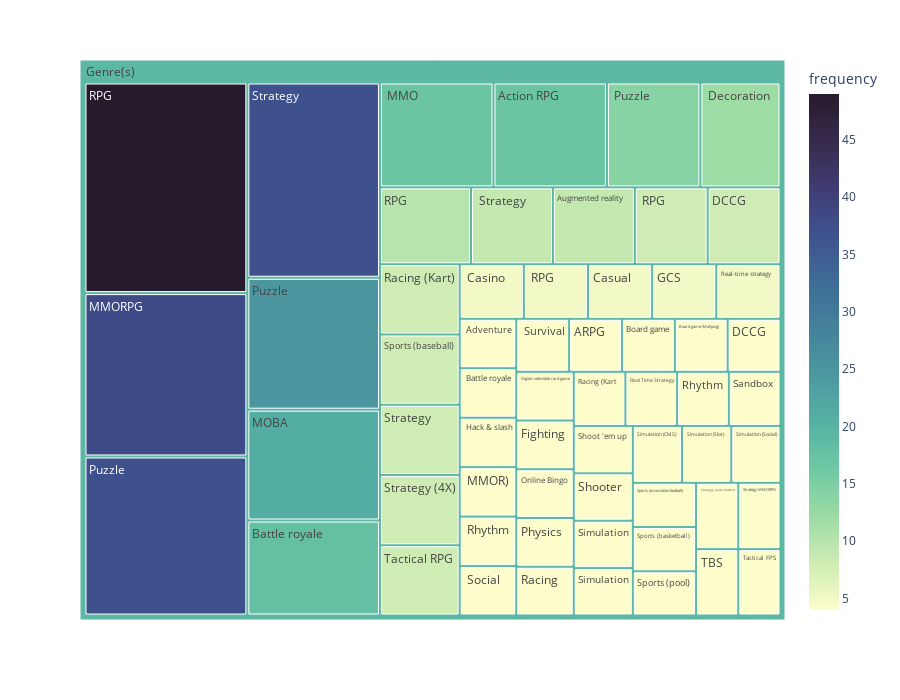

Notebook code cell kept with this figure:
### Code cell
genre_freq.sort_values('frequency', ascending=False)
fig = px.treemap(genre_freq, 
                 path=['group', 'genre'], 
                 color_continuous_scale='deep',
                 values='frequency',color='frequency')

fig.update_layout(width=900, height=700)
fig.show()

fig.write_html(os.path.join(FIG_DIR, 'treemap_genre_freq.html'))

### Figure 1 — Plotly figure (JSON) as saved in the notebook; plotly's stock layout.template omitted (floating-point values rounded to 4 significant figures)
{"data": [{"branchvalues": "total", "customdata": [[4], [4], [5], [12], [4], [17], [4], [14], [8], [5], [4], [4], [9], [4], [4], [17], [9], [18], [4], [4], [5], [8], [4], [4], [4], [5], [38], [21], [4], [4], [37], [25], [49], [10], [4], [4], [8], [4], [5], [4], [4], [4], [4], [4], [4], [4], [4], [4], [4], [8], [4], [4], [37], [8], [8], [4], [4], [4], [4], [8], [19.38]], "domain": {"x": [0, 1], "y": [0, 1]}, "hovertemplate": "labels=%{label}<br>frequency_sum=%{value}<br>parent=%{parent}<br>id=%{id}<br>frequency=%{color}<extra></extra>", "ids": ["Genre(s)/ Adventure", "Genre(s)/ Battle royale", "Genre(s)/ Casino", "Genre(s)/ Decoration", "Genre(s)/ Hack & slash", "Genre(s)/ MMO", "Genre(s)/ MMOR)", "Genre(s)/ Puzzle", "Genre(s)/ RPG", "Genre(s)/ RPG ", "Genre(s)/ Rhythm", "Genre(s)/ Social", "Genre(s)/ Strategy", "Genre(s)/ Survival", "Genre(s)/ARPG ", "Genre(s)/Action RPG", "Genre(s)/Augmented reality", "Genre(s)/Battle royale", "Genre(s)/Board game", "Genre(s)/Board game (Mahjong)", "Genre(s)/Casual ", "Genre(s)/DCCG", "Genre(s)/DCCG ", "Genre(s)/Digital collectible card game", "Genre(s)/Fighting", "Genre(s)/GCS ", "Genre(s)/MMORPG", "Genre(s)/MOBA", "Genre(s)/Online Bingo", "Genre(s)/Physics ", "Genre(s)/Puzzle", "Genre(s)/Puzzle ", "Genre(s)/RPG", "Genre(s)/RPG ", "Genre(s)/Racing", "Genre(s)/Racing (Kart ", "Genre(s)/Racing (Kart)", "Genre(s)/Real Time Strategy", "Genre(s)/Real-time strategy", "Genre(s)/Rhythm ", "Genre(s)/Sandbox ", "Genre(s)/Shoot 'em up ", "Genre(s)/Shooter ", "Genre(s)/Simulation", "Genre(s)/Simulation ", "Genre(s)/Simulation (CMS)", "Genre(s)/Simulation (Slot)", "Genre(s)/Simulation (Social)", "Genre(s)/Sports (association football)", "Genre(s)/Sports (baseball)", "Genre(s)/Sports (basketball)", "Genre(s)/Sports (pool)", "Genre(s)/Strategy", "Genre(s)/Strategy ", "Genre(s)/Strategy (4X)", "Genre(s)/Strategy (auto battler)", "Genre(s)/Strategy MMORPG", "Genre(s)/TBS ", "Genre(s)/Tactical FPS", "Genre(s)/Tactical RPG", "Genre(s)"], "labels": [" Adventure", " Battle royale", " Casino", " Decoration", " Hack & slash", " MMO", " MMOR)", " Puzzle", " RPG", " RPG ", " Rhythm", " Social", " Strategy", " Survival", "ARPG ", "Action RPG", "Augmented reality", "Battle royale", "Board game", "Board game (Mahjong)", "Casual ", "DCCG", "DCCG ", "Digital collectible card game", "Fighting", "GCS ", "MMORPG", "MOBA", "Online Bingo", "Physics ", "Puzzle", "Puzzle ", "RPG", "RPG ", "Racing", "Racing (Kart ", "Racing (Kart)", "Real Time Strategy", "Real-time strategy", "Rhythm ", "Sandbox ", "Shoot 'em up ", "Shooter ", "Simulation", "Simulation ", "Simulation (CMS)", "Simulation (Slot)", "Simulation (Social)", "Sports (association football)", "Sports (baseball)", "Sports (basketball)", "Sports (pool)", "Strategy", "Strategy ", "Strategy (4X)", "Strategy (auto battler)", "Strategy MMORPG", "TBS ", "Tactical FPS", "Tactical RPG", "Genre(s)"], "level": "Genre(s)", "marker": {"coloraxis": "coloraxis", "colors": [4, 4, 5, 12, 4, 17, 4, 14, 8, 5, 4, 4, 9, 4, 4, 17, 9, 18, 4, 4, 5, 8, 4, 4, 4, 5, 38, 21, 4, 4, 37, 25, 49, 10, 4, 4, 8, 4, 5, 4, 4, 4, 4, 4, 4, 4, 4, 4, 4, 8, 4, 4, 37, 8, 8, 4, 4, 4, 4, 8, 19.38]}, "name": "", "parents": ["Genre(s)", "Genre(s)", "Genre(s)", "Genre(s)", "Genre(s)", "Genre(s)", "Genre(s)", "Genre(s)", "Genre(s)", "Genre(s)", "Genre(s)", "Genre(s)", "Genre(s)", "Genre(s)", "Genre(s)", "Genre(s)", "Genre(s)", "Genre(s)", "Genre(s)", "Genre(s)", "Genre(s)", "Genre(s)", "Genre(s)", "Genre(s)", "Genre(s)", "Genre(s)", "Genre(s)", "Genre(s)", "Genre(s)", "Genre(s)", "Genre(s)", "Genre(s)", "Genre(s)", "Genre(s)", "Genre(s)", "Genre(s)", "Genre(s)", "Genre(s)", "Genre(s)", "Genre(s)", "Genre(s)", "Genre(s)", "Genre(s)", "Genre(s)", "Genre(s)", "Genre(s)", "Genre(s)", "Genre(s)", "Genre(s)", "Genre(s)", "Genre(s)", "Genre(s)", "Genre(s)", "Genre(s)", "Genre(s)", "Genre(s)", "Genre(s)", "Genre(s)", "Genre(s)", "Genre(s)", ""], "type": "treemap", "values": [4, 4, 5, 12, 4, 17, 4, 14, 8, 5, 4, 4, 9, 4, 4, 17, 9, 18, 4, 4, 5, 8, 4, 4, 4, 5, 38, 21, 4, 4, 37, 25, 49, 10, 4, 4, 8, 4, 5, 4, 4, 4, 4, 4, 4, 4, 4, 4, 4, 8, 4, 4, 37, 8, 8, 4, 4, 4, 4, 8, 530]}], "layout": {"coloraxis": {"colorbar": {"title": {"text": "frequency"}}, "colorscale": [[0, "rgb(253, 253, 204)"], [0.09091, "rgb(206, 236, 179)"], [0.1818, "rgb(156, 219, 165)"], [0.2727, "rgb(111, 201, 163)"], [0.3636, "rgb(86, 177, 163)"], [0.4545, "rgb(76, 153, 160)"], [0.5455, "rgb(68, 130, 155)"], [0.6364, "rgb(62, 108, 150)"], [0.7273, "rgb(62, 82, 143)"], [0.8182, "rgb(64, 60, 115)"], [0.9091, "rgb(54, 43, 77)"], [1, "rgb(39, 26, 44)"]]}, "height": 700, "legend": {"tracegroupgap": 0}, "margin": {"t": 60}, "width": 900}}
